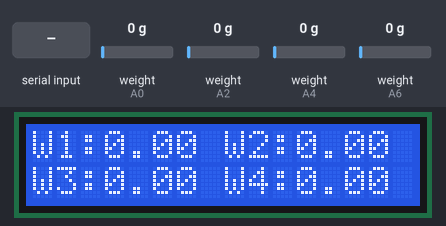
Bench run of a sketch on a simulated Arduino Nano, built with avr-gcc and run on an emulated ATmega328P. On the bench: 16×2 character LCD. The inputs (shaded band) are chosen by the test bench; at power-on: weight on the scale (sensors on A0, A2, A4, A6) 0 g. What the sketch prints to the serial monitor is not drawn.

Above: at 10.8 s.
10.9 s: "tare\n" received over Serial
At 11.9 s:
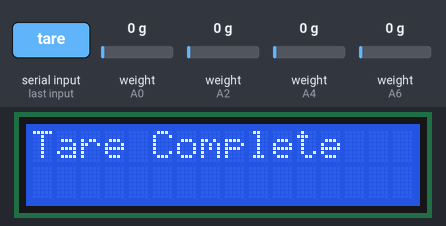
13.6 s: weight on the scale (sensor on A0) set to 100 g
At 14.9 s:
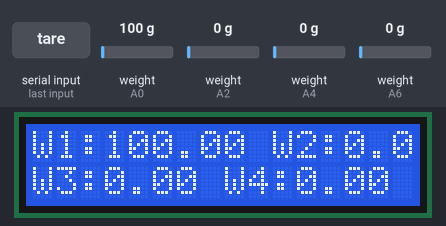
16.6 s: weight on the scale (sensor on A2) set to 100 g
At 17.1 s:
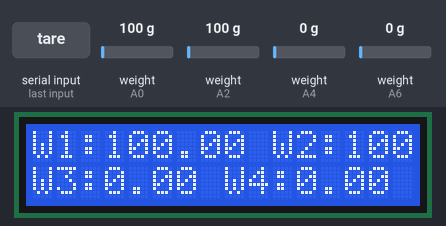
19.6 s: weight on the scale (sensor on A4) set to 100 g
At 20.7 s:
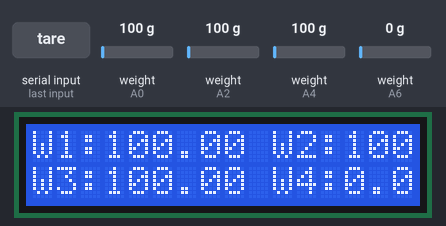
21.2 s: weight on the scale (sensor on A6) set to 100 g
At 21.8 s:
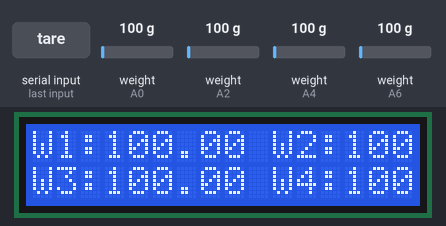
22.8 s: weight on the scale (sensor on A0) set to 1250 g
At 23.9 s:
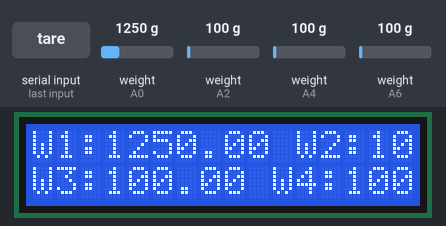
Timing chart, 0 to 25.8 s (numbered marks = the images above; inputs shaded):
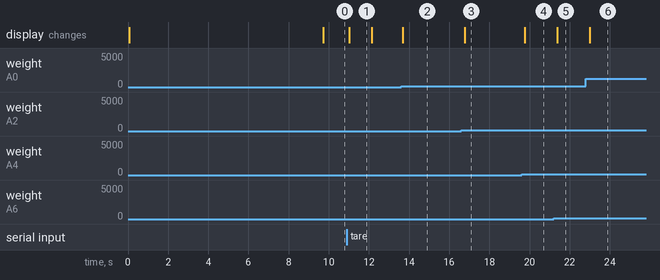

Measured:
- after the input at 10.9 s, the display: changes after 0.11 s (image 1)
- after the input at 13.6 s, the display: changes after 0.07 s (image 2)
- after the input at 16.6 s, the display: changes after 0.17 s (image 3)
- after the input at 19.6 s, the display: changes after 0.17 s (image 4)
- after the input at 21.2 s, the display: changes after 0.17 s (image 5)
- after the input at 22.8 s, the display: changes after 0.19 s (image 6)
- what the display in image 1 shows lasts 1.2 s, from 11.0 s to 12.2 s

The sketch:

TEST_Load_Cell_4.ino
```cpp
#include <HX711_ADC.h>
#include <Wire.h>
#include <LiquidCrystal_I2C.h>
#if defined(ESP8266) || defined(ESP32) || defined(AVR)
#include <EEPROM.h>
#endif

LiquidCrystal_I2C lcd(0x27, 16, 2);

// กำหนด pin สำหรับ load cell
const int HX711_dout[] = {A0, A2, A4, A6};
const int HX711_sck[] = {A1, A3, A5, A7};

// สร้าง object สำหรับ load cell แต่ละตัว
HX711_ADC LoadCell1(HX711_dout[0], HX711_sck[0]);
HX711_ADC LoadCell2(HX711_dout[1], HX711_sck[1]);
HX711_ADC LoadCell3(HX711_dout[2], HX711_sck[2]);
HX711_ADC LoadCell4(HX711_dout[3], HX711_sck[3]);

void setup() {
  Serial.begin(57600);
  delay(10);

  lcd.begin();
  lcd.backlight();

  Serial.println("Starting...");

  // เริ่มต้นการตั้งค่า load cell แต่ละตัว
  setupLoadCell(LoadCell1);
  setupLoadCell(LoadCell2);
  setupLoadCell(LoadCell3);
  setupLoadCell(LoadCell4);

  Serial.println("Startup complete");
}

void loop() {
  // อ่านค่าน้ำหนักจาก load cell แต่ละตัว
  float weight1 = getWeight(LoadCell1);
  float weight2 = getWeight(LoadCell2);
  float weight3 = getWeight(LoadCell3);
  float weight4 = getWeight(LoadCell4);

  // คำนวณน้ำหนักรวม
  float totalWeight = weight1 + weight2 + weight3 + weight4;

  // แสดงผลน้ำหนักของแต่ละ load cell และน้ำหนักรวมทาง Serial Monitor
  Serial.print("Weight 1: ");
  Serial.print(weight1);
  Serial.print(" | Weight 2: ");
  Serial.print(weight2);
  Serial.print(" | Weight 3: ");
  Serial.print(weight3);
  Serial.print(" | Weight 4: ");
  Serial.print(weight4);
  Serial.print(" | Total Weight: ");
  Serial.println(totalWeight);

  // แสดงน้ำหนักของแต่ละ load cell บน LCD
  lcd.clear();
  lcd.setCursor(0, 0);
  lcd.print("W1:");
  lcd.print(weight1);
  lcd.print(" W2:");
  lcd.print(weight2);
  lcd.setCursor(0, 1);
  lcd.print("W3:");
  lcd.print(weight3);
  lcd.print(" W4:");
  lcd.print(weight4);

  // ตรวจสอบว่าผู้ใช้ต้องการ Tare หรือไม่
  if (Serial.available() > 0) {

     String msg = Serial.readStringUntil('\n');
    if (msg.startsWith("tare")) {
      tareAll();  // เรียกฟังก์ชัน tare สำหรับ load cell ทุกตัว
      Serial.println("Tare finish");
    }
  }

  delay(100);  // หน่วงเวลาสำหรับการแสดงผล
}

// ฟังก์ชันการตั้งค่า load cell แต่ละตัว
void setupLoadCell(HX711_ADC &LoadCell) {
  LoadCell.begin();
  LoadCell.start(2000, true);
  if (LoadCell.getTareTimeoutFlag() || LoadCell.getSignalTimeoutFlag()) {
    Serial.println("Timeout, check wiring and pin assignments");
    while (1);
  }
  LoadCell.setCalFactor(1000.0);  // ตั้งค่าปัจจัยการคำนวณ (Calibration factor)
  LoadCell.tareNoDelay();  // เริ่มการ tare ทันทีที่เริ่มต้น
  Serial.println("Load Cell initialized and tared.");
}

// ฟังก์ชันอ่านน้ำหนักจาก load cell โดยคืนค่าน้ำหนักปัจจุบัน
float getWeight(HX711_ADC &LoadCell) {
  while (!LoadCell.update());  // รอจนกว่าจะมีข้อมูลอัปเดต
  return LoadCell.getData();   // คืนค่าน้ำหนักปัจจุบัน
}

// ฟังก์ชัน tare สำหรับ load cell ทุกตัว
void tareAll() {
  Serial.println("Taring all load cells...");

  // Tare แต่ละ load cell ทีละตัวและรอให้เสร็จก่อนที่จะไปตัวถัดไป
  tareSingleLoadCell(LoadCell1, "Load Cell 1");
  tareSingleLoadCell(LoadCell2, "Load Cell 2");
  tareSingleLoadCell(LoadCell3, "Load Cell 3");
  tareSingleLoadCell(LoadCell4, "Load Cell 4");

  Serial.println("Tare complete for all load cells.");
  lcd.clear();
  lcd.setCursor(0, 0);
  lcd.print("Tare Complete");
  delay(1000);  // แสดงข้อความ "Tare Complete" บน LCD ชั่วคราว
}

// ฟังก์ชัน Tare สำหรับ load cell แต่ละตัว
void tareSingleLoadCell(HX711_ADC &LoadCell, const char *label) {
  LoadCell.tareNoDelay();  // เริ่มการ tare
  Serial.print("Taring ");
  Serial.println(label);

  // รอให้การ tare ของ load cell นี้เสร็จสมบูรณ์
  while (!LoadCell.getTareStatus()) {
    LoadCell.update();
  }

  Serial.print(label);
  Serial.println(" tare complete!");
}
```
